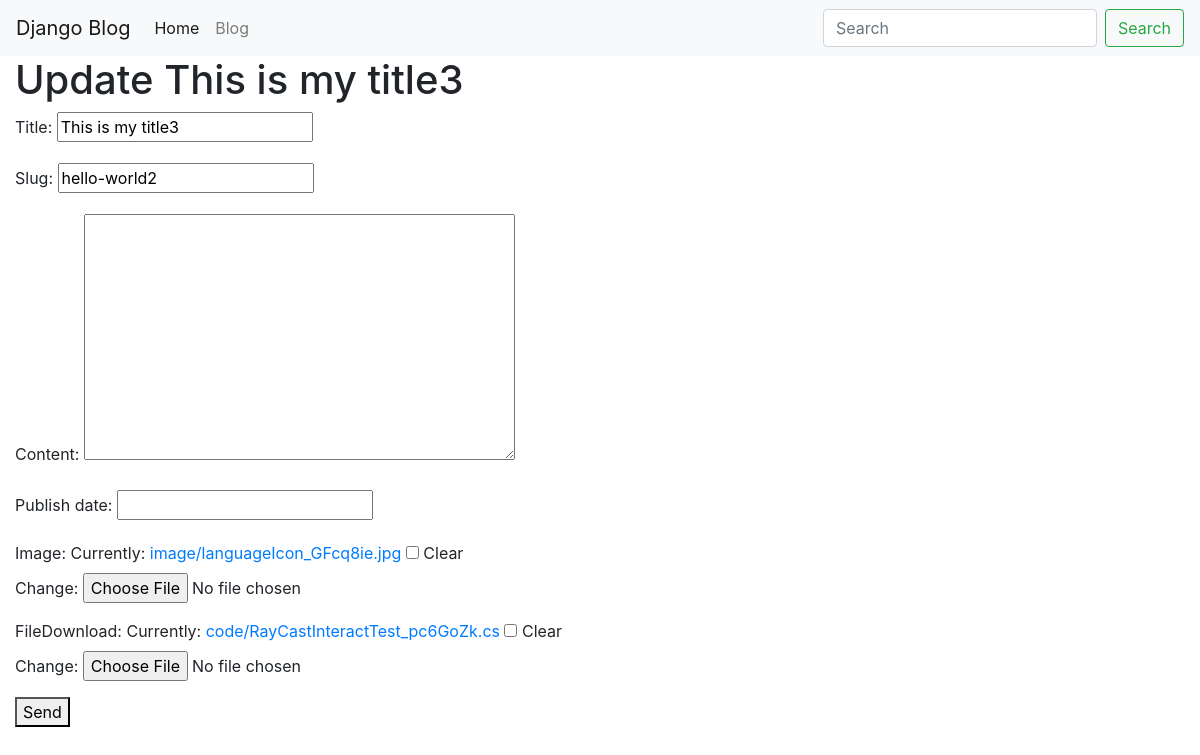
The app's page /blog/hello-world2/edit/ (signed in), older data.
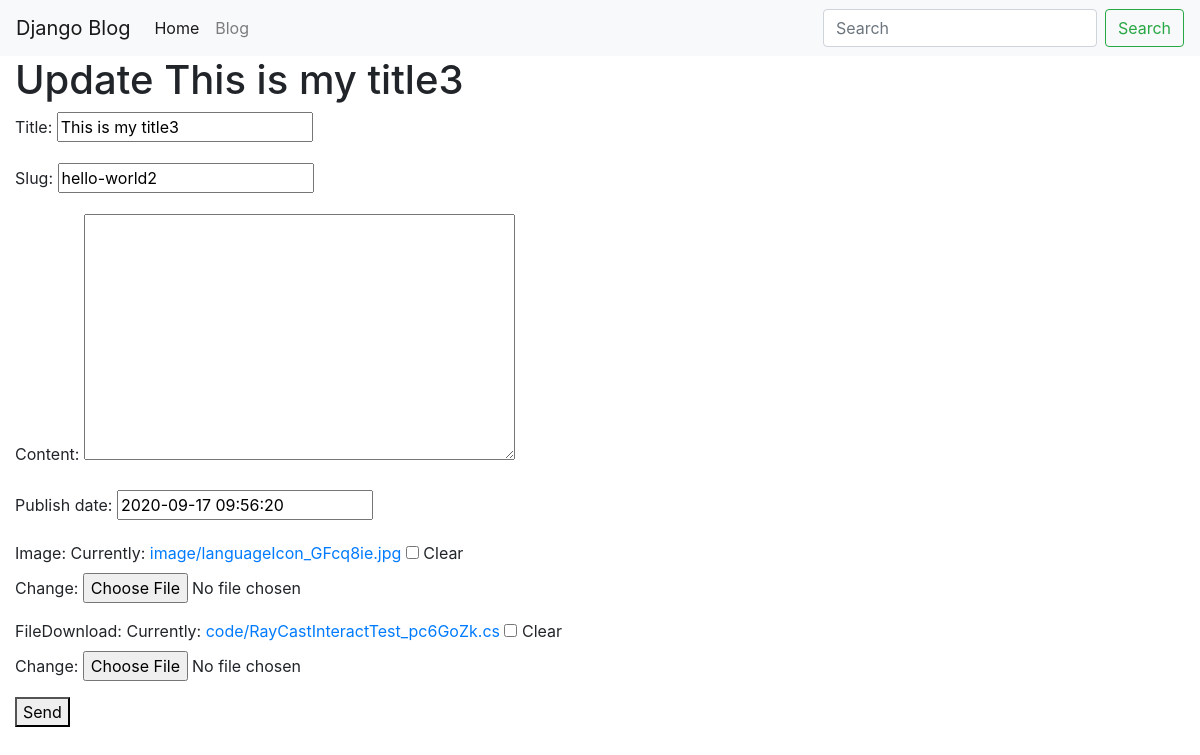
The same page, newer data.
### blog/models.py (models this page shows, shortened)
class BlogPost(models.Model):
    user  = models.ForeignKey(User, default=1, null=True, on_delete=models.SET_NULL)
    image = models.ImageField(upload_to='image/',blank=True, null=True)
    title = models.CharField(max_length=120)
    slug  = models.SlugField(unique=True)
    content = models.TextField(null=True,blank=True)
    publish_date = models.DateTimeField(auto_now=False, auto_now_add=False,null=True, blank=True)
    time_stamp   = models.DateTimeField(auto_now_add=True)
    updated      = models.DateTimeField(auto_now=True)
    fileDownload = models.FileField(null=True, blank=True)
    objects = BlogPostManager()
    class Meta:
        ordering = ['-publish_date', '-updated', '-time_stamp']

### blog/views.py (the view)
# urls.py: path('<str:slug>/edit/', blog_post_update_view),
@staff_member_required
def blog_post_update_view(request,slug):
    obj = get_object_or_404(BlogPost,slug=slug)
    form = BlogPostModelForm(request.POST or None,request.FILES or None,instance=obj)
    if form.is_valid():
        form.save()
        form = BlogPostModelForm()
        return redirect('/blog')
    template_name = 'form.html'
    context = {'form' : form, "title" : f"Update {obj.title}"}
    return render(request, template_name, context)

### blog/forms.py (shortened to what this page needs)
class BlogPostModelForm(forms.ModelForm):
    class Meta:
        model = BlogPost
        fields = ['title', 'slug', 'content', 'publish_date','image','fileDownload']

### blog/models.py (called while the page is built)
    def get_queryset(self):
        return BlogPostQuerySet(self.model, using=self._db)

### templates/form.html
{% extends "base.html" %}
{% block content %}
{% if title %}
 <h1>{{ title }}</h1>
{% endif %}
<form method='POST' action='.' enctype='multipart/form-data'> {% csrf_token %}
    {{ form.as_p }}
    <button type='submit'>Send</button>
</form>
{% endblock %}

### templates/base.html (shortened to what this page needs)
<!doctype html>
<html lang="en">
  <head>
    <link rel="stylesheet" href="https://stackpath.bootstrapcdn.com/bootstrap/4.5.2/css/bootstrap.min.css">
  </head>
  <body>
    {% include 'navbar.html' %}
      <div class='container-fluid'>
        {% block content %}
        {% endblock %}
     </div>
  </body>
</html>

### templates/navbar.html (shortened to what this page needs)
<nav class="navbar navbar-expand-lg navbar-light bg-light">
    <a class="navbar-brand" href="/">Django Blog</a>
    <div class="collapse navbar-collapse" id="navbarSupportedContent">
      <ul class="navbar-nav mr-auto">
        <li class="nav-item active">
          <a class="nav-link" href="/">Home <span class="sr-only">(current)</span></a>
        </li>
        <li class="nav-item">
          <a class="nav-link" href="/blog">Blog</a>
        </li>
      </ul>
      <form class="form-inline my-2 my-lg-0" action="/search/">
        <input class="form-control mr-sm-2" type="search" name='q' placeholder="Search" aria-label="Search">
        <button class="btn btn-outline-success my-2 my-sm-0" type="submit">Search</button>
      </form>
    </div>
  </nav>

Row changes from the older to the newer data that the page shows:
changed BlogPost "This is my title3": publish_date (not shown) → "2020-09-17 09:56:20"
